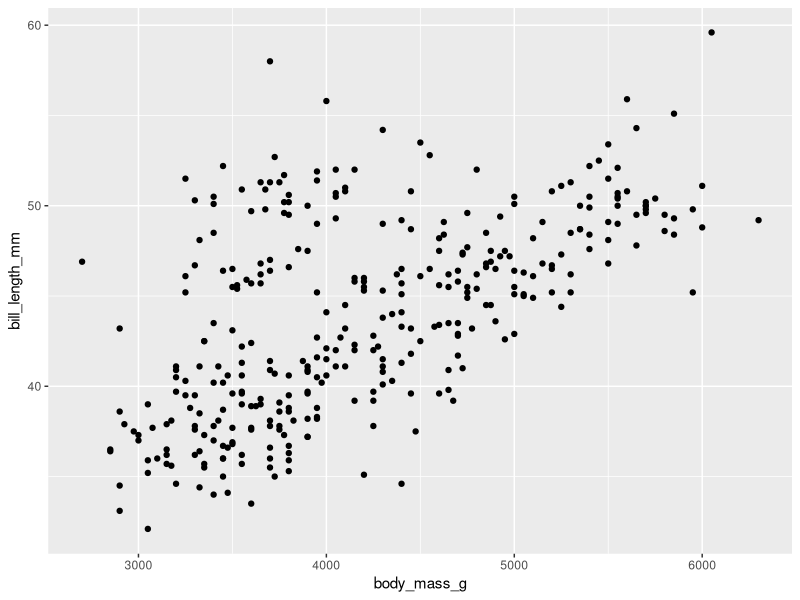
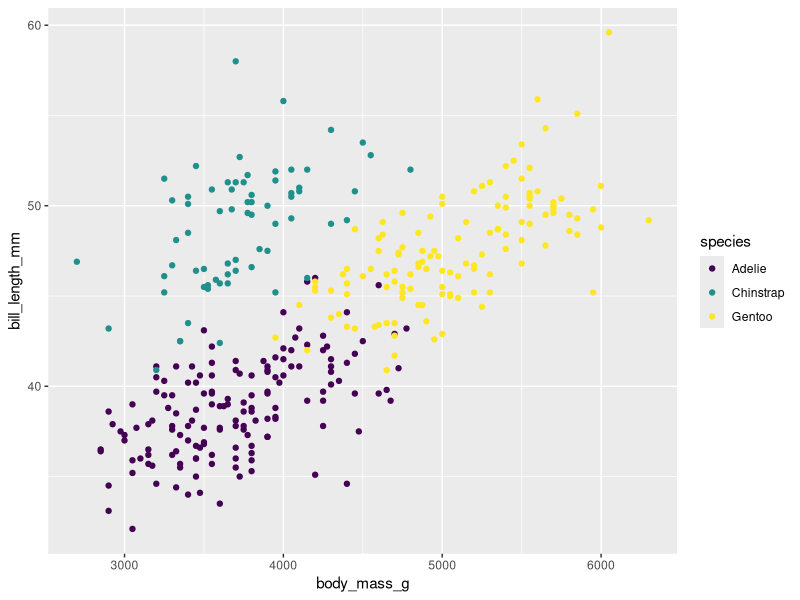
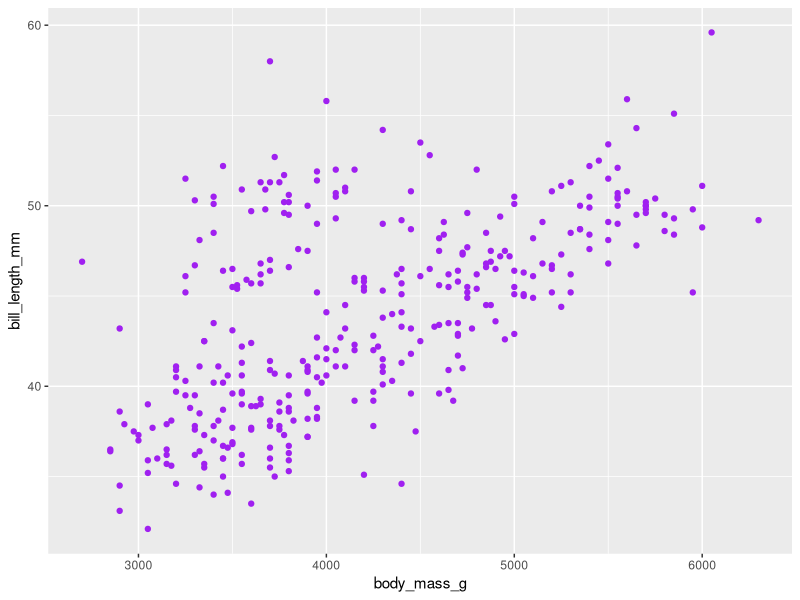
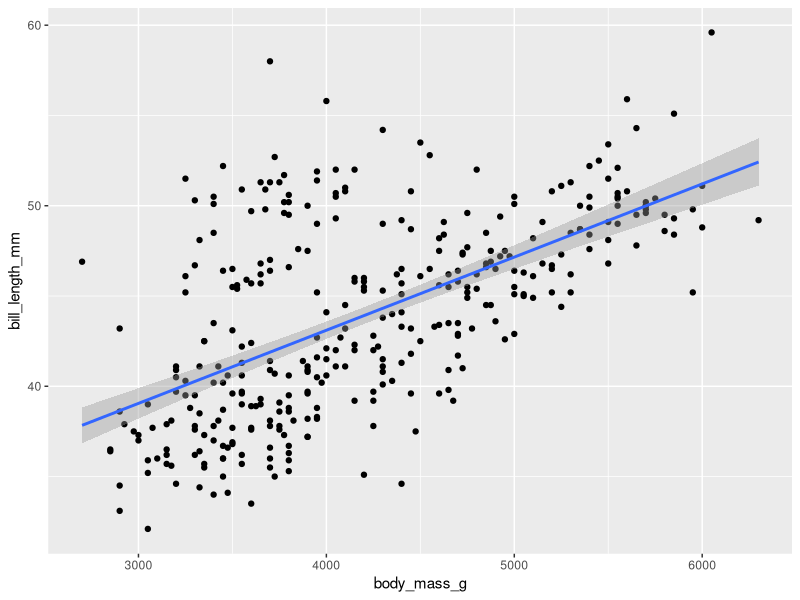
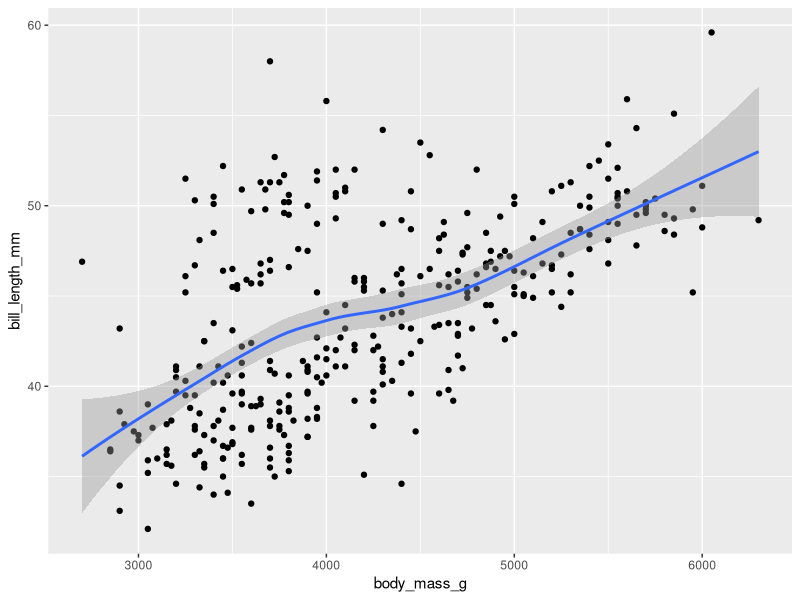
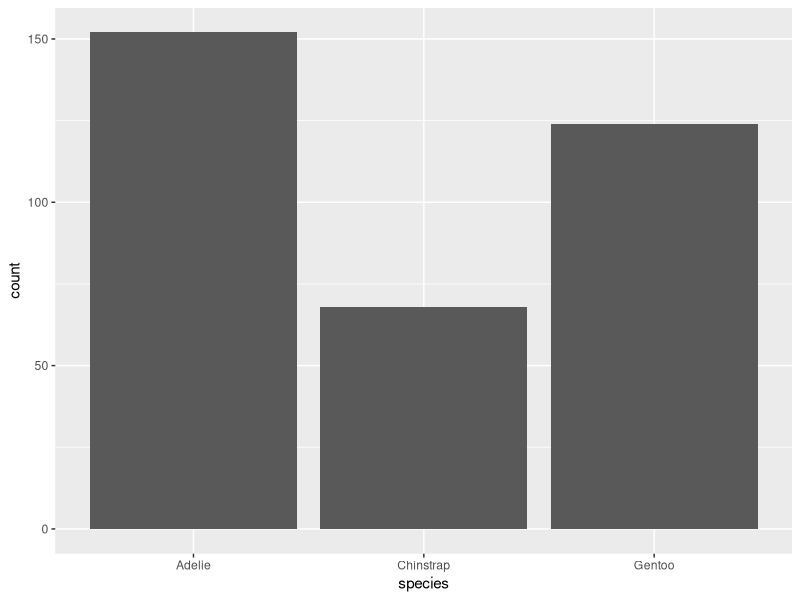
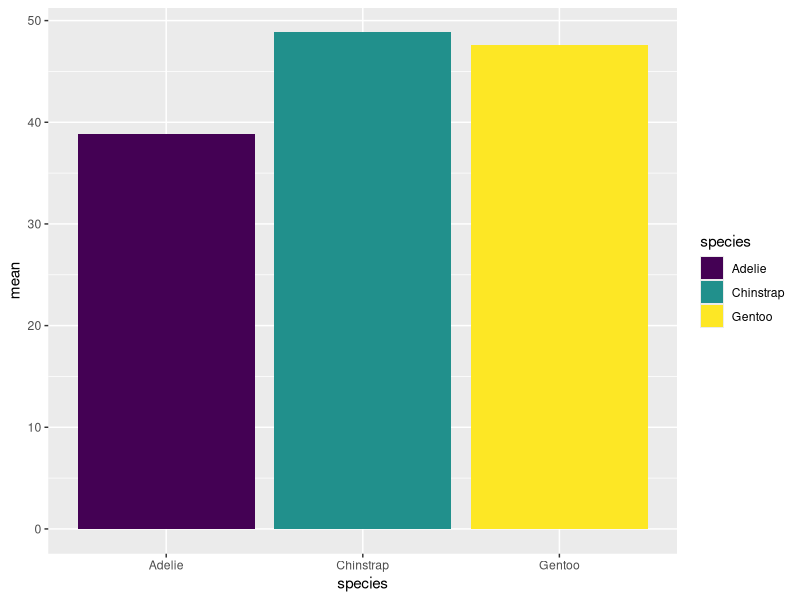
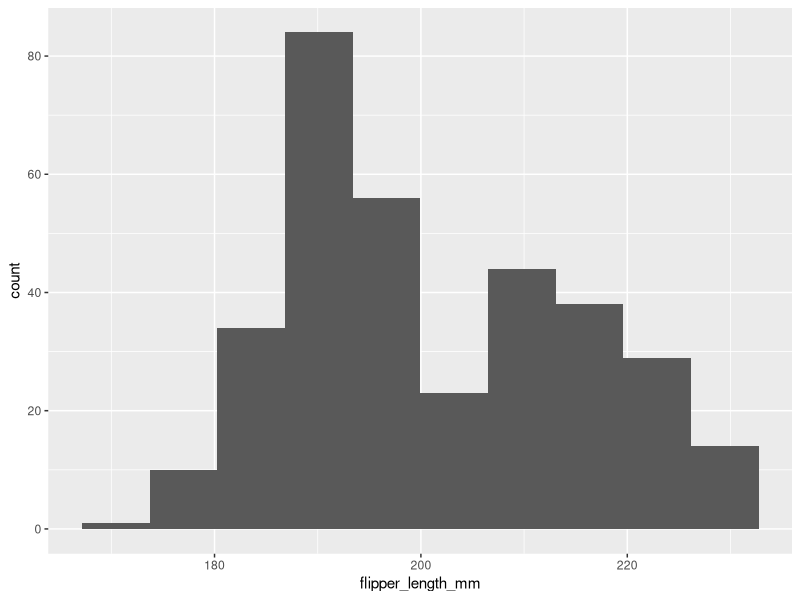

These charts were generated, in order, by the following R code:
## ---- chunk 1
knitr::opts_chunk$set(echo = TRUE)
## ---- chunk 2
#load required packages
library(tidyverse)
library(palmerpenguins)
library(viridis)
## ---- chunk 3
#  Scatterplot illustrating relationship between penguins' body mass and bill length   
ggplot(data = penguins) +
  aes(x = body_mass_g, 
      y = bill_length_mm) +
  geom_point()
## ---- chunk 4
# Scatterplot showing body mass and bill length by species
ggplot(data = penguins) +
  aes(x = body_mass_g,
      y = bill_length_mm,
      color = species) +
  geom_point() +
  scale_color_viridis_d()
## ---- chunk 5
# Scatterplot showing body mass and bill length outlined in purple
ggplot(data = penguins) +
  aes(x = body_mass_g,
      y = bill_length_mm) +
  geom_point(color = "purple")
## ---- chunk 6
#Scatterplot with straight trend line
ggplot(data = penguins) +
  aes(x = body_mass_g,
      y = bill_length_mm) +
  geom_point() +
  geom_smooth(method = "lm")
  
## ---- chunk 7
#Scatterplot with curved trend line
ggplot(data = penguins) +
  aes(x = body_mass_g,
      y = bill_length_mm) +
  geom_point() +
  geom_smooth(method = "loess")
## ---- chunk 8
#Bar chart for penguin species
ggplot(data = penguins) +
  aes(x = species) +
  geom_bar()
## ---- chunk 9
#remove rows with missing values and assign that data set to a new object
new_penguins <- na.omit(penguins)

#subset data set by summarizing the mean bill length for each species, then creating bar chart plotting summary table
new_penguins |> 
  group_by(species) |> 
  summarize(mean = mean(bill_length_mm)) |> 
  ggplot() +
  aes(x = species,
      y = mean, fill = species) +
  geom_bar(stat = "identity") +
  scale_fill_viridis_d()
## ---- chunk 10
#basic histogram for flipper length
ggplot(new_penguins) +
  aes(x = flipper_length_mm) +
  geom_histogram(bins = 10)
## ---- chunk 11
#histogram for flipper length by species
ggplot(new_penguins) +
  aes(x = flipper_length_mm, 
      fill = species) +
  geom_histogram(alpha = .5, position = "identity", color = "black", bins = 10) +
  scale_fill_viridis_d()
## ---- chunk 12
#flipper length by species in histogram using facet grid
ggplot(new_penguins) +
  aes(x = flipper_length_mm) +
  geom_histogram(color = "black", bins = 10) +
  facet_grid(species ~ .)
## ---- chunk 13
#flipper length by species in histogram using facet wrap
ggplot(new_penguins) +
  aes(x = flipper_length_mm) +
  geom_histogram(color = "black", bins = 10) +
  facet_wrap(~ species)
## ---- chunk 14
#basic density plot for flipper length
ggplot(new_penguins) +
  aes(x = flipper_length_mm) +
  geom_density()
## ---- chunk 15
#density and histogram plot
ggplot(new_penguins) +
  aes(x = flipper_length_mm) +
  geom_histogram(aes(y = ..density..), color = "black", bins = 10) +
  geom_density(alpha = .5, fill = "blue")
